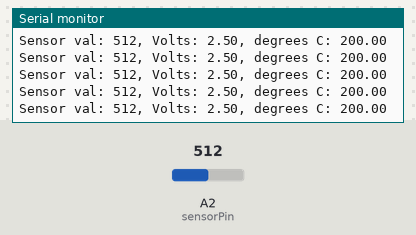
The sketch below on a simulated Arduino Uno, built with avr-gcc and run on an emulated ATmega328P. Shown: the last lines printed to the serial monitor. The inputs (shaded band) are chosen by the test bench; at power-on: A2 (sensorPin) = 512.

Above: at 1.2 s.
1.3 s: A2 (sensorPin) set to 306
At 1.39 s:
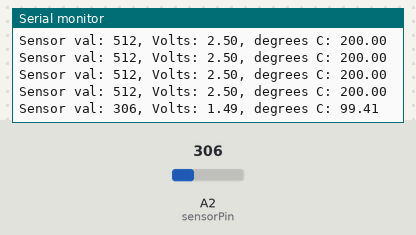
4.3 s: A2 (sensorPin) set to 325
At 4.34 s:
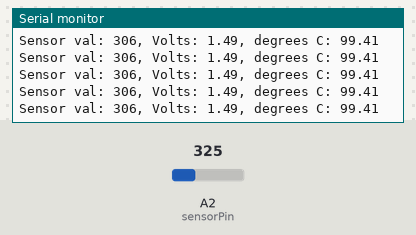
7.3 s: A2 (sensorPin) set to 122
At 7.34 s:
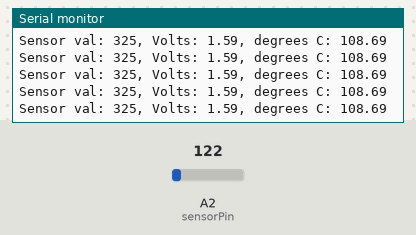
10.3 s: A2 (sensorPin) set to 130
At 10.33 s:
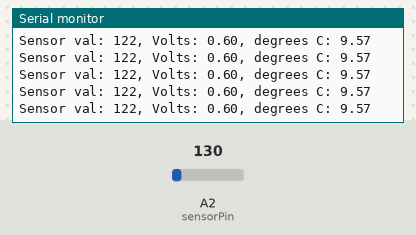
Timing chart, 0 to 13.3 s (numbered marks = the images above; inputs shaded):
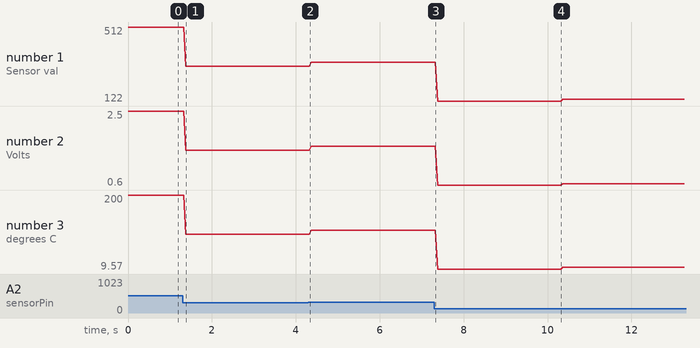

The sketch:

project3.ino
```cpp
const int sensorPin = A2;

void setup() {
  // put your setup code here, to run once:
  Serial.begin(9600);
}

void loop() {
  // put your main code here, to run repeatedly:
  int sensorVal = analogRead(sensorPin);
  Serial.print("Sensor val: ");
  Serial.print(sensorVal);
  float volt = (sensorVal/1024.0) * 5.0;
  Serial.print(", Volts: ");
  Serial.print(volt);
  float temp = (volt - 0.5) * 100.0;
  Serial.print(", degrees C: ");
  Serial.println(temp);

  delay(10);
}
```

Measured:
- after the input at 1.3 s, the serial monitor: prints a new line after 0.08 s (image 1)
- plotted number 1: 512 → 306 after the input at 1.3 s, 306 → 325 after the input at 4.3 s, 325 → 122 after the input at 7.3 s, 122 → 130 after the input at 10.3 s
- plotted number 2: 2.5 → 1.49 after the input at 1.3 s, 1.49 → 1.59 after the input at 4.3 s, 1.59 → 0.6 after the input at 7.3 s, 0.6 → 0.63 after the input at 10.3 s
- plotted number 3: 200 → 99.41 after the input at 1.3 s, 99.41 → 108.69 after the input at 4.3 s, 108.69 → 9.57 after the input at 7.3 s, 9.57 → 13.48 after the input at 10.3 s
